Frame 1 (no input): blank canvas, image omitted
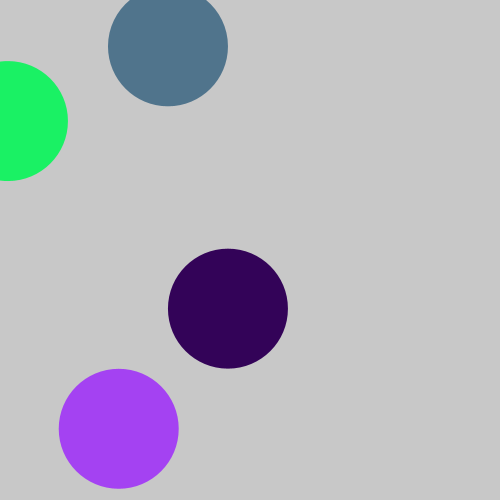
Frame 60 (the mouse pressed at the canvas centre just before this capture)
Frame 120 (the mouse held since frame 60 and released just before this capture): identical to frame 60, image omitted

The Processing sketch that drew this single still picture (run headless with seeded random() and noise(); from frame 60 on, the mouse is pressed at the canvas centre):

// Processing sketch: processing_170315
// ── processing_170315.pde


 
Ball[] balls = new Ball[4];
boolean globalGrow = true;
void setup() {
  size(500, 500);
  background (255);
  smooth();
 
 
  // Initialize balls
  for (int i = 0; i < balls.length; i ++ ) {
    balls[i] = new Ball ();
  }
}
 
void draw() {
  background(200);
 

  for (int x=0; x<4; x++) {
    for (int y=0; y<4; y++) {
      if (balls[x].intersect(balls[y])) {
        if (x != y) {
 color c = color(random(255), random(255), random(255));
          balls[x].resetMe(c);
          balls[y].resetMe(c);
}
}
}
}
 
  for (int i=0; i<4; i++) {
    if (globalGrow == true) {
      balls[i].sizeIt();
}
    balls[i].display();
  }
}

 
void mousePressed() {
  if (globalGrow == true) {
    globalGrow = false;
  } else {
    globalGrow = true;
  }
}


class Ball {
  float r; 
  float x, y;
  color c;
 
  Ball() {
    resetMe(color(random(255), random(255), random(255)));
  }
  void sizeIt() {
    r+=1;
  }
 
  void resetMe(color tempC) {
    r = 0;
    x = random(width);
    y = random(height);
    c = tempC;
  }
  void display() {
    noStroke();
    fill(c);
    ellipse(x, y, r*2, r*2);
  }
 
  boolean intersect(Ball b) {
    float distance = dist(x, y, b.x, b.y); 
    if (distance < r + b.r) {
      return true;
    } else {
      return false;
    }
  }
}
